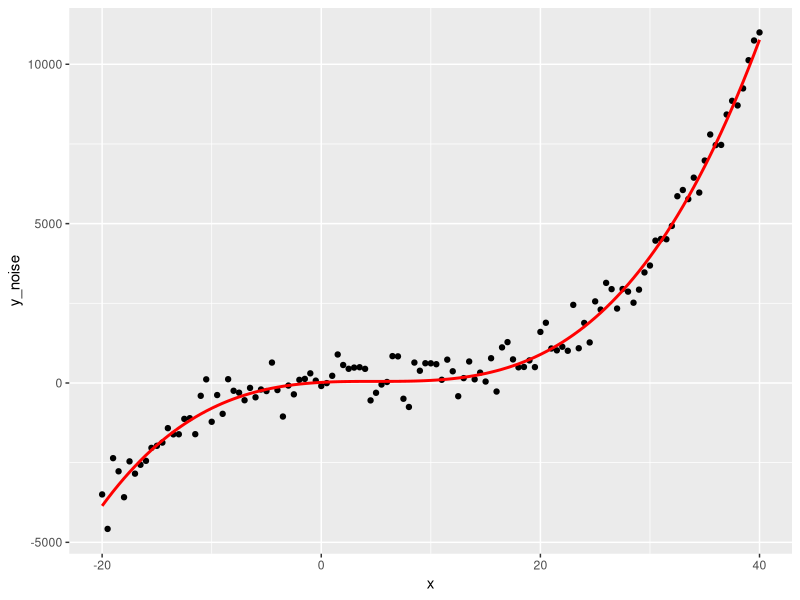
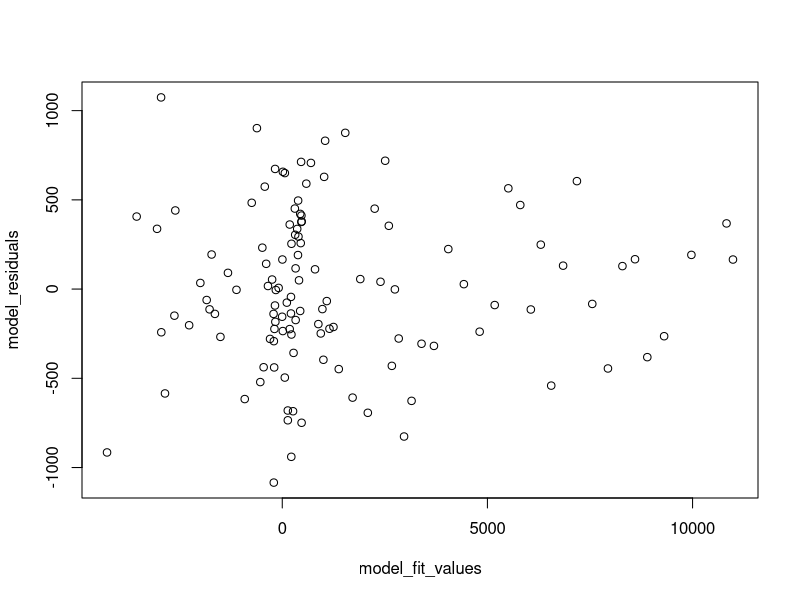
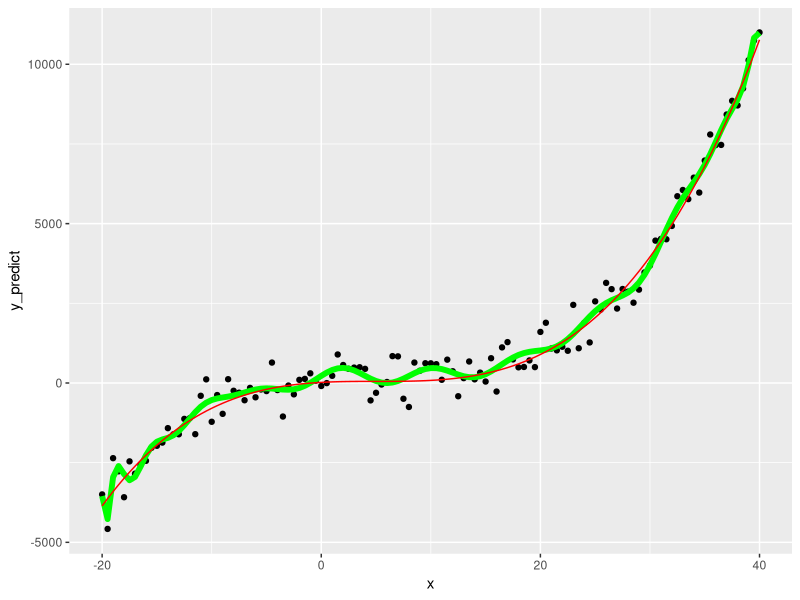

The R source for these figures, in order:
## ---- chunk 1
knitr::opts_chunk$set(echo = TRUE)
## ---- chunk 2
suppressPackageStartupMessages(library(dplyr))
suppressPackageStartupMessages(library(ggplot2))
## ---- chunk 3
sample_data <- tibble(x = seq(-20, 40, 0.5),
                      y = 50 + 0.25 * (x-5)**3,
                      y_noise = y + rnorm(n = length(y),
                                          mean = 100, 
                                          sd = 500))
## ---- chunk 4
g <- ggplot(sample_data, aes(x = x,
                             y = y_noise))
g <- g + geom_point()
# g <- g + geom_smooth(method = "lm", se = F)
g <- g + geom_line(aes(y = y), col = "red", size = 1)
g 
## ---- chunk 5
model_lin <- lm(data = sample_data,
               formula = y_noise ~ x)
## ---- chunk 6
model_lin %>% summary()
## ---- chunk 7
model_quad <- lm(data = sample_data,
                 formula = y_noise ~ x + I(x^2))

# an important point is illustrated above. It seems like we should be able to simple add x^2 to the model to make it a quadratic formula. R does not want this. We must treat the 'new bit' as another independent variable, so we add it as 'I'.

model_quad %>% summary()
# as can be seen, adjusted `R squared goes up! It is a better fit.

## ---- chunk 8
model_poly <- lm(data = sample_data,
                 formula = y_noise ~ x + I(x^2) + I(x^3))

model_poly %>% summary()
## ---- chunk 9
model_poly_v2 <- lm(data = sample_data,
                    formula = y_noise ~ poly(x, 25))
# we take a 25th order polynomial just to demonstrate the code

model_poly_v2 %>% summary()
## ---- chunk 10
model_fit_values <- model_poly_v2$fitted.values
model_residuals <- model_poly$residuals
plot(model_fit_values, model_residuals)
## ---- chunk 11
sample_data$y_predict <- predict(object = model_poly_v2, 
                                 newdata = sample_data)
## ---- chunk 12
g <- ggplot(sample_data, aes(x, y_predict))
g <- g +geom_point(aes(y = y_noise))
g <- g + geom_line(col = "green", size = 2)
g <- g + geom_line(data = sample_data, aes(x, y), col = "red")
g
## ---- chunk 13
model_summary <- summary(model_poly_v2)
model_summary$adj.r.squared
